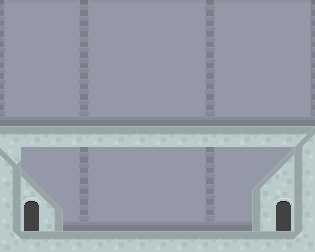

This is a level from a 2D game, rendered from its Tiled map with the project's own tilesets. A one-line summary and the complete map file follow:
An orthogonal 15x12 tile map with 21x21 px tiles, 5 tile layers (farground, background, interactive, platform, ...), 2 tilesets and 6 objects (exit, begin, switch, enemyStop1, enemyBegin, ...).

<map version="1.0" orientation="orthogonal" renderorder="right-down" width="15" height="12" tilewidth="21" tileheight="21" nextobjectid="16">
 <tileset firstgid="1" name="hints" tilewidth="70" tileheight="70" tilecount="4" columns="4">
  <image source="images/collision.png" width="280" height="70" />
 </tileset>
 <tileset firstgid="5" name="pixel" tilewidth="21" tileheight="21" spacing="2" margin="2" tilecount="900" columns="30">
  <image source="images/pixel.png" width="692" height="692" />
 </tileset>
 <layer name="farground" width="15" height="12">
  <data encoding="csv">
728,729,729,730,728,729,729,729,729,730,728,729,729,729,730,
698,699,699,700,698,699,699,699,699,700,698,699,699,699,700,
698,699,699,700,698,699,699,699,699,700,698,699,699,699,700,
698,699,699,700,698,699,699,699,699,700,698,699,699,699,700,
698,699,699,700,698,699,699,699,699,700,698,699,699,699,700,
758,759,759,760,758,759,759,759,759,760,758,759,759,759,760,
0,699,699,700,698,699,699,699,699,700,698,699,699,699,0,
0,699,699,700,698,699,699,699,699,700,698,699,699,699,0,
0,699,699,700,698,699,699,699,699,700,698,699,699,699,0,
0,699,699,700,698,699,699,699,699,700,698,699,0,699,0,
0,759,699,760,758,759,759,759,759,760,758,759,759,760,759,
0,0,0,0,0,0,0,0,0,0,0,0,0,0,0
</data>
 </layer>
 <layer name="background" width="15" height="12">
  <data encoding="csv">
0,0,0,0,0,0,0,0,0,0,0,0,0,0,0,
0,0,0,0,0,0,0,0,0,0,0,0,0,0,0,
0,0,0,0,0,0,0,0,0,0,0,0,0,0,0,
0,0,0,0,0,0,0,0,0,0,0,0,0,0,0,
0,0,0,0,0,0,0,0,0,0,0,0,0,0,0,
0,0,0,0,0,0,0,0,0,0,0,0,0,0,0,
0,0,0,0,0,0,0,0,0,0,0,0,0,0,0,
1073742166,0,0,0,0,0,0,0,0,0,0,0,0,311,0,
342,2684354871,0,0,0,0,0,0,0,0,0,0,311,341,0,
0,342,2684354871,0,0,0,0,0,0,0,0,0,1610613044,337,0,
0,337,2684354868,0,0,0,0,0,0,0,0,0,1610613044,337,0,
0,0,0,0,0,0,0,0,0,0,0,0,0,0,0
</data>
 </layer>
 <layer name="interactive" width="15" height="12">
  <data encoding="csv">
0,0,0,0,0,0,0,0,0,0,0,0,0,0,0,
0,0,0,0,0,0,0,0,0,0,0,0,0,0,0,
0,0,0,0,0,0,0,0,0,0,0,0,0,0,0,
0,0,0,0,0,0,0,0,0,0,0,0,0,0,0,
0,0,0,0,0,0,0,0,0,0,0,0,0,0,0,
0,0,0,0,0,0,0,0,0,0,0,0,0,0,0,
0,0,0,0,0,0,0,0,0,0,0,0,0,0,0,
0,0,0,0,0,0,0,0,0,0,0,0,0,0,0,
0,0,0,0,0,0,0,0,0,0,0,0,0,0,0,
0,141,0,0,0,0,0,0,0,0,0,0,0,141,0,
0,142,0,0,0,0,0,0,0,0,0,0,0,142,0,
0,0,0,0,0,0,0,0,0,0,0,0,0,0,0
</data>
 </layer>
 <layer name="platform" width="15" height="12">
  <data encoding="csv">
0,0,0,0,0,0,0,0,0,0,0,0,0,0,0,
0,0,0,0,0,0,0,0,0,0,0,0,0,0,0,
0,0,0,0,0,0,0,0,0,0,0,0,0,0,0,
0,0,0,0,0,0,0,0,0,0,0,0,0,0,0,
0,0,0,0,0,0,0,0,0,0,0,0,0,0,0,
0,0,0,0,0,0,0,0,0,0,0,0,0,0,0,
308,308,308,308,308,308,308,308,308,308,308,308,308,308,308,
3221225813,0,0,0,0,0,0,0,0,0,0,0,0,0,1610613044,
2684354868,0,0,0,0,0,0,0,0,0,0,0,0,0,1610613044,
2684354868,0,0,0,0,0,0,0,0,0,0,0,0,0,1610613044,
2684354868,0,0,0,0,0,0,0,0,0,0,0,0,0,1610613044,
2684354901,308,308,308,308,308,308,308,308,308,308,308,308,308,341
</data>
 </layer>
 <layer name="foreground" width="15" height="12">
  <data encoding="csv">
0,0,0,0,0,0,0,0,0,0,0,0,0,0,0,
0,0,0,0,0,0,0,0,0,0,0,0,0,0,0,
0,0,0,0,0,0,0,0,0,0,0,0,0,0,0,
0,0,0,0,0,0,0,0,0,0,0,0,0,0,0,
0,0,0,0,0,0,0,0,0,0,0,0,0,0,0,
0,0,0,0,0,0,0,0,0,0,0,0,0,0,0,
0,0,0,0,0,0,0,0,0,0,0,0,0,0,311,
2684354871,0,0,0,0,0,0,0,0,0,0,0,0,0,0,
0,0,0,0,0,0,0,0,0,0,0,0,0,0,0,
0,0,0,0,0,0,0,0,0,0,0,0,0,0,0,
0,0,0,0,0,0,0,0,0,0,0,0,0,0,0,
0,0,0,0,0,0,0,0,0,0,0,0,0,0,0
</data>
 </layer>
 <objectgroup name="evenement">
  <object id="1" name="exit" type="exit" x="273" y="189" width="22.5" height="42.482" />
  <object id="5" name="begin" type="begin" x="21" y="189" width="20.5" height="40" />
  <object id="10" name="switch" x="148.667" y="211.667" width="20.6667" height="19.3333" />
  <object id="12" name="enemyStop1" x="139" y="38.3333" width="21" height="19.3333" />
  <object id="13" name="enemyBegin" x="50.3333" y="38" width="21.3333" height="20.3333" />
  <object id="14" name="enemyEnd" x="210.333" y="38.3333" width="20" height="19.3333" />
 </objectgroup>
</map>
